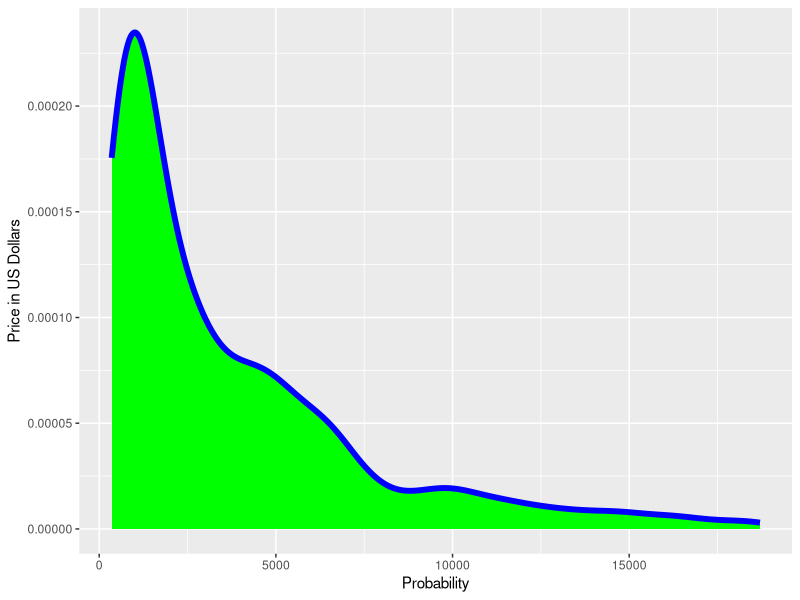
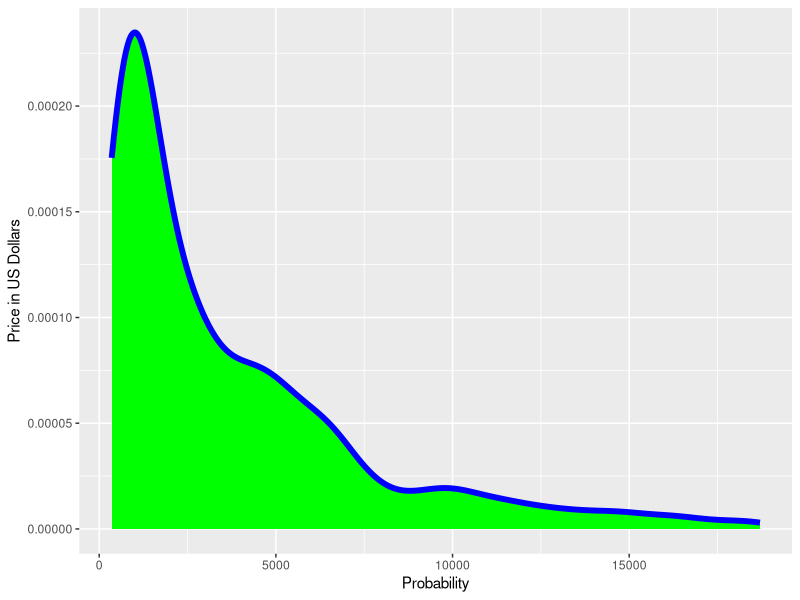

Reproduce these figures in R, in order.
library(ggplot2)
library(dplyr)

# Preview the data
diamonds
diamonds_subset = sample_n(diamonds, 1000, replace=FALSE)

ggplot(diamonds_subset,aes(x=price)) +
  geom_density(size=2, color='blue',fill='green') + 
  xlab('Probability') +
  ylab('Price in US Dollars')
  

ggsave('diamonds_price_dist.png', height=3, width=5)
